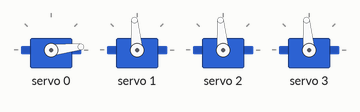
The sketch below on a simulated Arduino Uno, built with avr-gcc and run on an emulated ATmega328P. On the bench: 4 × servo.

Above: at 0.1 s.
At 1.1 s:
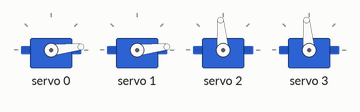
At 8.6 s:
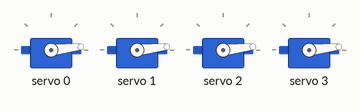
At 16.6 s:
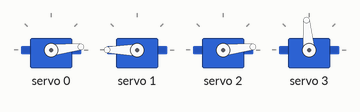
At 26.1 s:
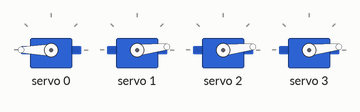
At 34.1 s:
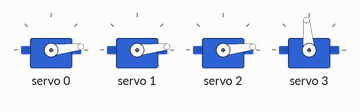
Timing chart, 0 to 40.0 s (numbered marks = the images above):
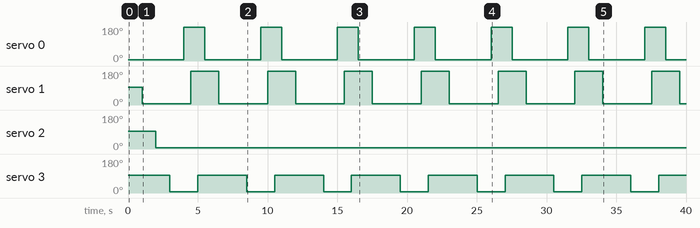

The sketch:

Motion_Design.ino
```cpp
#include <Wire.h>
#include <Adafruit_PWMServoDriver.h>

Adafruit_PWMServoDriver pwm = Adafruit_PWMServoDriver();

int servoMin = 150;
int servoMax = 600;
int servoMid = 375;

void setup() {

  pwm.begin();
  pwm.setPWMFreq(60);

  pwm.setPWM(0, 0, servoMid);  // Base Servo
  pwm.setPWM(1, 0, servoMid);  // Limb Servo
  pwm.setPWM(2, 0, servoMid);  // Hand Servo
  pwm.setPWM(3, 0, servoMid);  // Gripper Servo
}

void loop() {
  //Rotates the arm to face the boxes
  pwm.setPWM(0, 0, servoMin);
  delay(1000);
  //The limb bends to pick the boxes
  pwm.setPWM(1, 0, servoMin);
  delay(1000);
  //The hand further lowers to get closer to the box
  pwm.setPWM(2, 0, servoMin);
  delay(1000);
  //Gripper grabs the box
  pwm.setPWM(3, 0, servoMin);
  delay(1000);

  //Base faces towards the drop zone
  pwm.setPWM(0, 0, servoMax);
  delay(500);
  //The limb lowers in the drop zone
  pwm.setPWM(1, 0, servoMax);
  delay(500);
  //Gripper opens and drops the package at the drop zone
  pwm.setPWM(3, 0, servoMid);
  delay(500);
}
```

Measured:
- by itself, servo 0: alternates 180° for 1.5 s and 6° for 4.0 s
- by itself, servo 1: alternates 180° for 2.0 s and 6° for 3.5 s
- by itself, servo 2: 95° → 6° at 2.0 s
- by itself, servo 3: alternates 95° for 3.5 s and 6° for 2.0 s
